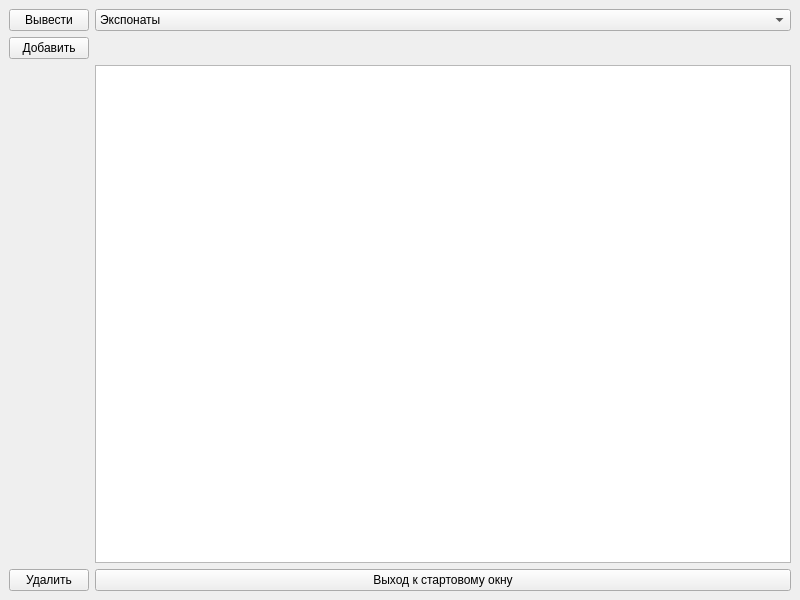
<?xml version="1.0" encoding="UTF-8"?>
<ui version="4.0">
 <class>MainWindow</class>
 <widget class="QMainWindow" name="MainWindow">
  <property name="geometry">
   <rect>
    <x>0</x>
    <y>0</y>
    <width>800</width>
    <height>600</height>
   </rect>
  </property>
  <property name="minimumSize">
   <size>
    <width>800</width>
    <height>600</height>
   </size>
  </property>
  <property name="maximumSize">
   <size>
    <width>800</width>
    <height>600</height>
   </size>
  </property>
  <property name="windowTitle">
   <string>Senior</string>
  </property>
  <widget class="QWidget" name="centralwidget">
   <layout class="QGridLayout" name="gridLayout">
    <item row="0" column="1">
     <widget class="QComboBox" name="comboBox">
      <item>
       <property name="text">
        <string>Экспонаты</string>
       </property>
      </item>
      <item>
       <property name="text">
        <string>Расположение</string>
       </property>
      </item>
      <item>
       <property name="text">
        <string>Мероприятия</string>
       </property>
      </item>
      <item>
       <property name="text">
        <string>Экскурсии</string>
       </property>
      </item>
      <item>
       <property name="text">
        <string>Мастер-классы</string>
       </property>
      </item>
      <item>
       <property name="text">
        <string>Рабочее место</string>
       </property>
      </item>
      <item>
       <property name="text">
        <string>Работники</string>
       </property>
      </item>
      <item>
       <property name="text">
        <string>Исследовательская деятельность</string>
       </property>
      </item>
     </widget>
    </item>
    <item row="1" column="0">
     <widget class="QPushButton" name="pushButton_2">
      <property name="text">
       <string>Добавить</string>
      </property>
     </widget>
    </item>
    <item row="3" column="1">
     <widget class="QTableWidget" name="tableWidget"/>
    </item>
    <item row="0" column="0">
     <widget class="QPushButton" name="pushButton">
      <property name="text">
       <string>Вывести</string>
      </property>
     </widget>
    </item>
    <item row="4" column="1">
     <widget class="QPushButton" name="pushButton_4">
      <property name="text">
       <string>Выход к стартовому окну</string>
      </property>
     </widget>
    </item>
    <item row="4" column="0">
     <widget class="QPushButton" name="pushButton_3">
      <property name="text">
       <string>Удалить</string>
      </property>
     </widget>
    </item>
    <item row="1" column="1">
     <widget class="QLabel" name="label">
      <property name="text">
       <string/>
      </property>
     </widget>
    </item>
   </layout>
  </widget>
 </widget>
 <resources/>
 <connections/>
</ui>
